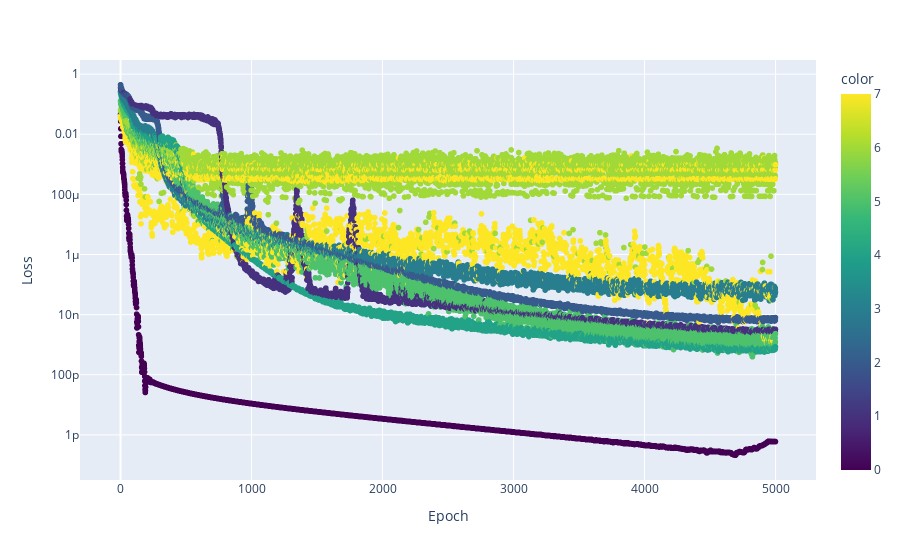

This figure's notebook cell:
### Code cell
cfg = ToyConfig(n_epochs=5_000, n_embed=4, n_features=4, n_unembed=6, n_outputs=6, task=dict(xor=1))
model = Computation(cfg)
model.train()[0]

### Figure 1 — Plotly figure (JSON) as saved in the notebook; plotly's stock layout.template omitted (floating-point values rounded to 4 significant figures; data arrays with more than 128 entries replaced by an {"elided": "..."} marker saying what was removed)
{"data": [{"hovertemplate": "Epoch=%{x}<br>Loss=%{y}<br>color=%{marker.color}<extra></extra>", "legendgroup": "", "marker": {"color": {"elided": "40000 int values"}, "coloraxis": "coloraxis", "symbol": "circle"}, "mode": "markers", "name": "", "showlegend": false, "type": "scattergl", "x": {"elided": "40000 int values"}, "xaxis": "x", "y": {"elided": "40000 float values"}, "yaxis": "y"}], "layout": {"coloraxis": {"colorbar": {"title": {"text": "color"}}, "colorscale": [[0, "#440154"], [0.1111, "#482878"], [0.2222, "#3e4989"], [0.3333, "#31688e"], [0.4444, "#26828e"], [0.5556, "#1f9e89"], [0.6667, "#35b779"], [0.7778, "#6ece58"], [0.8889, "#b5de2b"], [1, "#fde725"]]}, "legend": {"tracegroupgap": 0}, "margin": {"t": 60}, "xaxis": {"anchor": "y", "domain": [0, 1], "title": {"text": "Epoch"}}, "yaxis": {"anchor": "x", "domain": [0, 1], "title": {"text": "Loss"}, "type": "log"}}}
